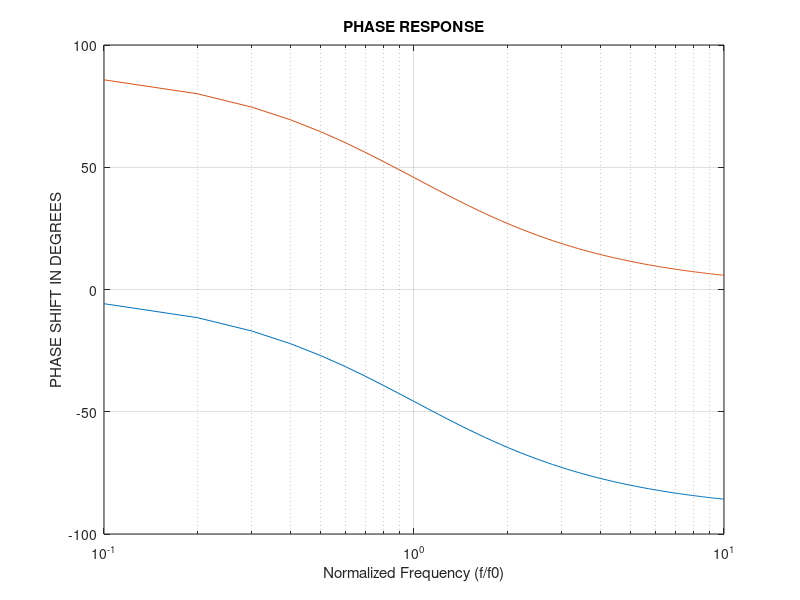

MATLAB code to generate this figure:
clf
x= 0:0.1:10
Phase1= atan(-x) - atan(x)*180./pi;
Phase2= atan(1./x) - atan(1./-x)*180./pi;
semilogx(x, Phase1, x, Phase2); grid
title('PHASE RESPONSE')
ylabel('PHASE SHIFT IN DEGREES')
xlabel('Normalized Frequency (f/f0)')
